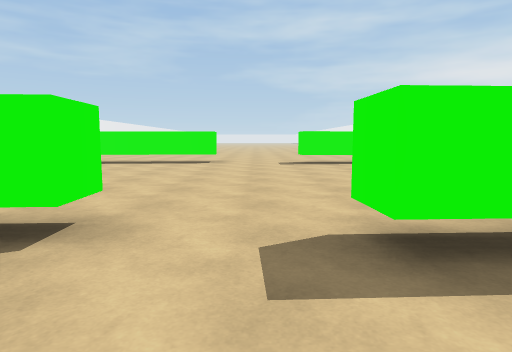
[1] (above)

21 first-person views from a walk through a Unity game level. The camera is 1.2 m above the floor, tilts 6° down and sees 75° across. The floor is counted in squares, 2 m on a side. Each view is taken from the middle of a square. On the plan, view 1 faces up. The plan holds only what a view shows up to about 10 squares ahead; the rest is blank. The place goes on beyond the plan. The player is left out.

[2]
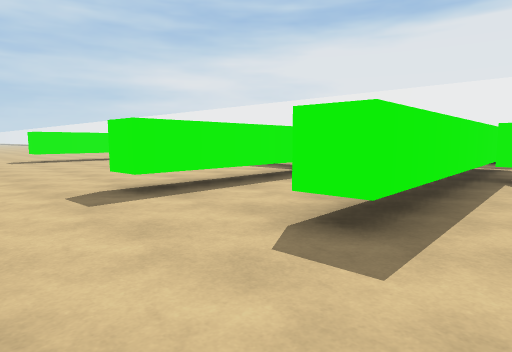

[3]
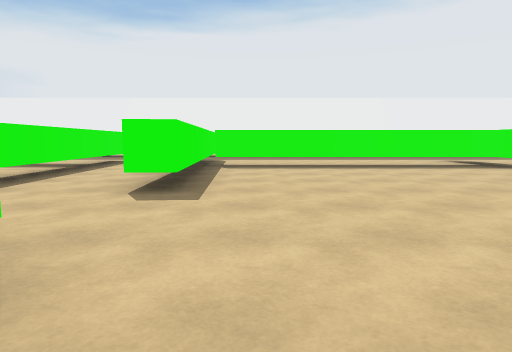

[4]
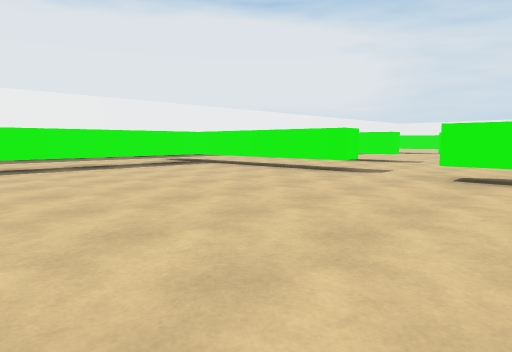

[5]
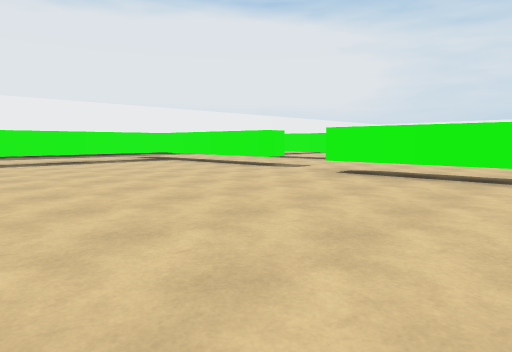

[6]
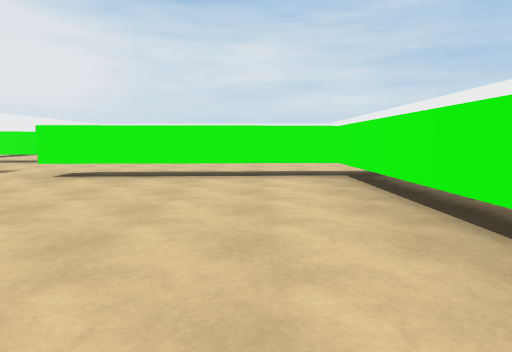

[7]
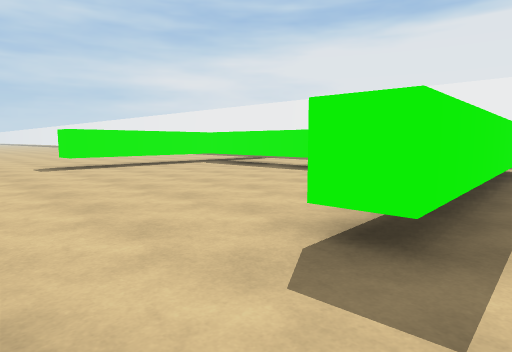

[8]
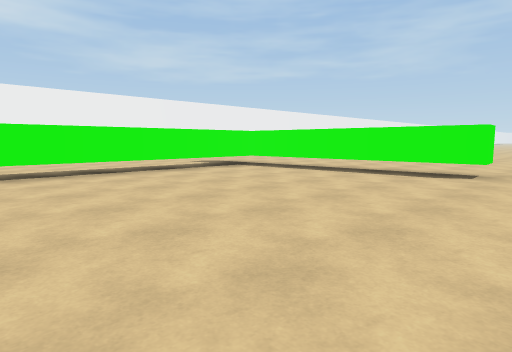

[9]
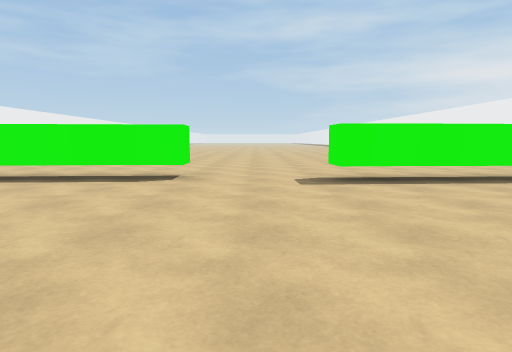

[10]
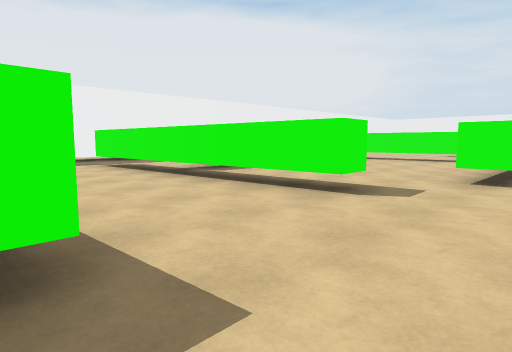

[11]
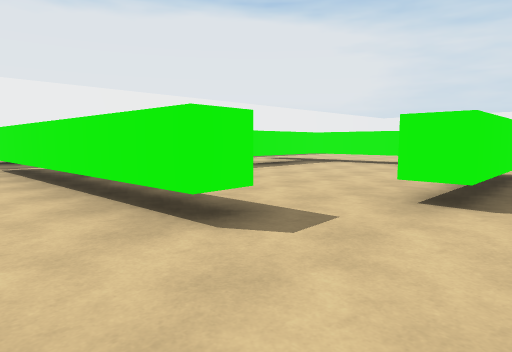

[12]
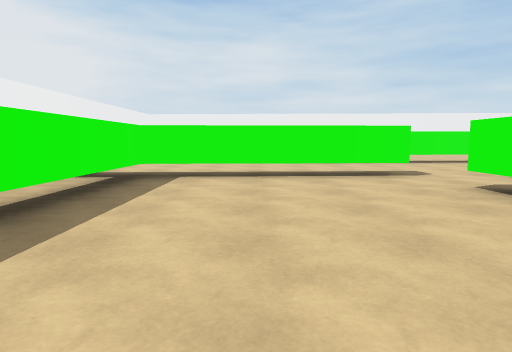

[13]
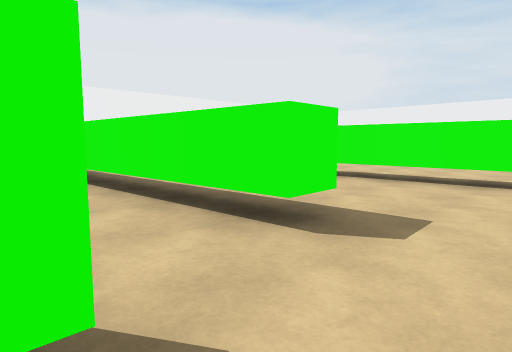

[14]
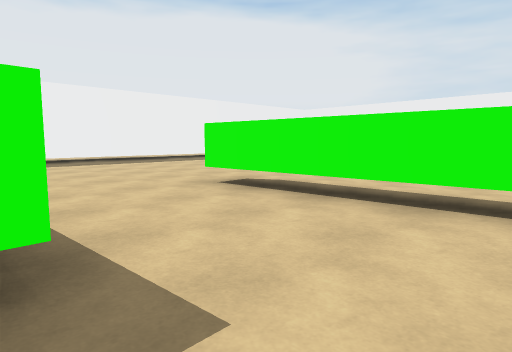

[15]
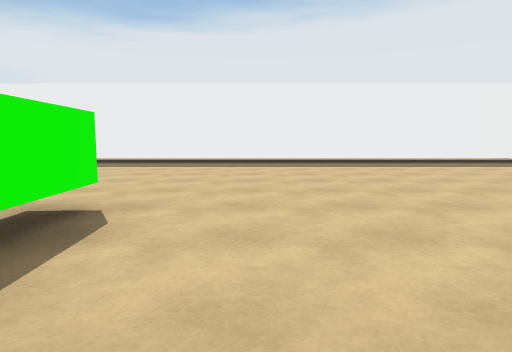

[16]
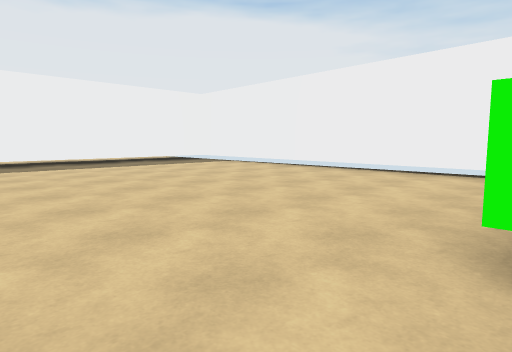

[17]
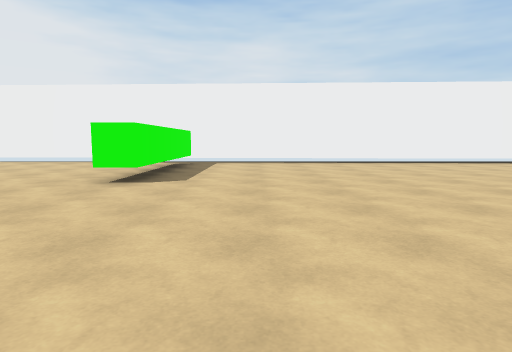

[18]
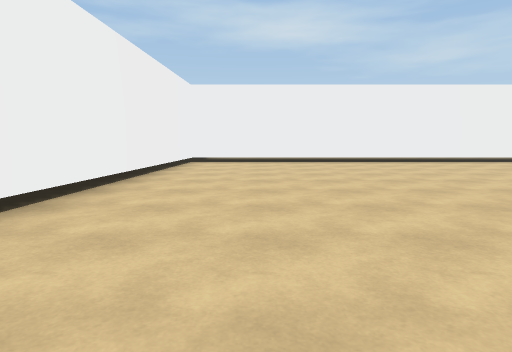

[19]
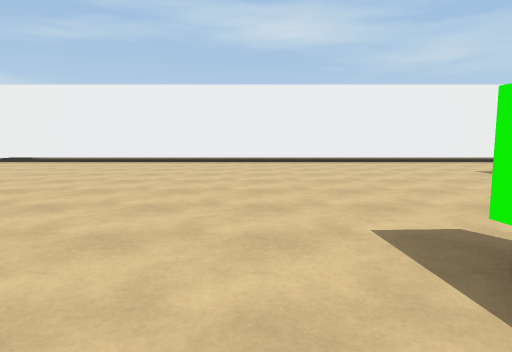

[20]
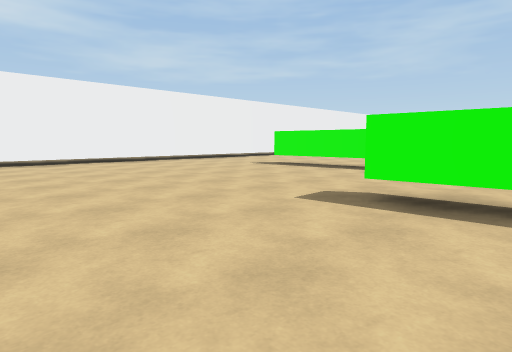

[21]
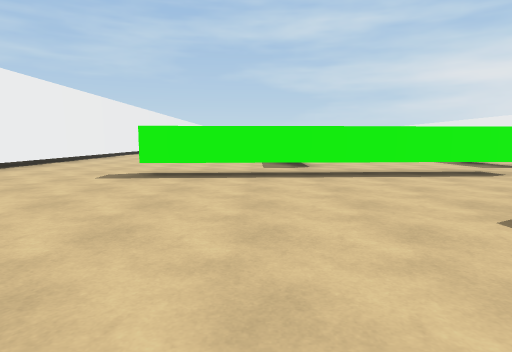

### Floor plan
Key: @ floor where view 1 was taken; # wall or solid block; . floor; T thing the floor can be seen under or through.
Columns run from 12 left of view 1 to 10 right of it. Each row starts with its distance up from view 1.
 13         .......
 12       ............
 11       ............
 10       ... T.......
  9       TTTT....TTT#
  8    ...T..........#.
  7   ....T..........#.
  6   ....T..........#.
  5   ....T..........
  4    ...T.......... ..
  3         ......... ..
  2           #..TTTTTT#
  1            .......
  0            .@...  ##.
 -1           ...######..
 -2        ..........T..
 -3       ...........T..
 -4      #...........T...
 -5      #...........T...
 -6      #...........T..
 -7      #...........T..
 -8      ##TTTT..TTTTT
 -9      ...............
-10      ...............
-11      ...........TTTT..#
-12            ..TTT  ....#
-13            ...... ...
-14            .#....
-15 #..         #....
-16 #...... ....#....T.
-17 #...... ....#....T.
-18 #................T.
-19 #...TTTTTTT..TTTTT
-20 #.................. ..#
-21 #.....................#
-22 #........##TTTTT......#
-23 #.....................#
-24 #.....................#
-25 #.....................#
-26 #.....................#
-27 #.....................#
-28 #...........#.........#
-29 #...........#.........#
-30 #...........#.........#
-31 #...........#.........#
-32 ##########...........
-33          ############

Where each view was taken, in squares from view 1:
view 1: 0 up, 0 right, facing up
view 2: 2 down, 1 left, facing up-right
view 3: 2 down, 3 left, facing right
view 4: 2 down, 3 left, facing down-right
view 5: 2 down, 5 left, facing down-right
view 6: 2 down, 5 left, facing down
view 7: 1 up, 1 left, facing up-right
view 8: 3 up, 0 right, facing up-left
view 9: 4 up, 0 right, facing up
view 10: 8 down, 1 left, facing down-right
view 11: 10 down, 1 left, facing down-right
view 12: 13 down, 3 right, facing down
view 13: 17 down, 1 left, facing down-right
view 14: 19 down, 1 left, facing down-right
view 15: 24 down, 0 right, facing right
view 16: 26 down, 0 right, facing down-right
view 17: 23 down, 2 left, facing down
view 18: 30 down, 2 left, facing left
view 19: 24 down, 2 left, facing left
view 20: 26 down, 2 left, facing up-left
view 21: 25 down, 6 left, facing up
